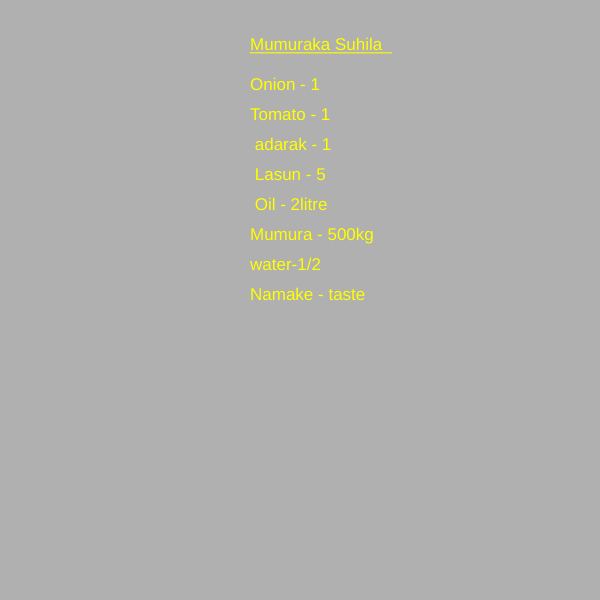
Frame 1 (no input)
Frame 60 (no input): identical to frame 1, image omitted
Frame 120 (the mouse pressed at the canvas centre since frame 60): identical to frame 1, image omitted

The p5.js sketch that drew this single still picture (run headless with seeded random() and noise() and a simulated clock; from frame 60 on, the mouse is pressed at the canvas centre):

// p5.js sketch
// ── sketch.js
function setup() {
  createCanvas(600, 600);
}

function draw() {
  background(176);
   fill("yellow");
  textSize(17)
  text("Mumuraka Suhila",250,50);
  
  fill("yellow");
  textSize(17)
  text("_______________",250,50);
  
  
  fill("yellow");
  textSize(17)
  text("Onion - 1",250,90);
  
  fill("yellow");
  textSize(17)
  text("Tomato - 1",250,120);
  
  fill("yellow");
  textSize(17)
  text(" adarak - 1",250,150);
  
  fill("yellow");
  textSize(17)
  text(" Lasun - 5",250,180);
  
  fill("yellow");
  textSize(17)
  text(" Oil - 2litre",250,210);
  
  fill("yellow");
  textSize(17)
  text("Mumura - 500kg",250,240);
  
  fill("yellow");
  textSize(17)
  text("water-1/2",250,270);
  
  fill("yellow");
  textSize(17)
  text("Namake - taste  ",250,300);
  
  
  
}
